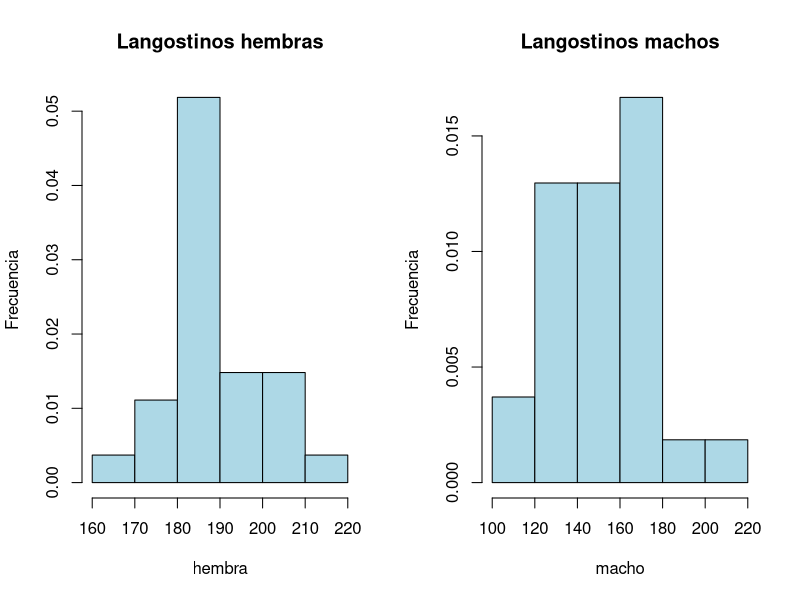

R code for this plot:
## ---- chunk 1
knitr::opts_chunk$set(echo = TRUE)
## ---- chunk 2
hembra<- c(183.2,184.1,183.0,204.3,176.5,179.0,188.3,186.8,202.2,182.5,190.0,178.1 
,193.2,180.4,184.3,189.2,189.1,203.1,166.8,196.3,193.3,187.3,185.8,189.3,195.5 
,202.4,210.8)

macho<- c(140.9,121.7,173.8,154.5,109.2,150.7,203.3,163.0,137.7,173.9,177.4 
,154.8,177.5,153.4,138.7,136.7,165.3,126.7,118.9,140.0,192.7,134.4,175.0 
,169.8,153.9,176.7,150.0)

par(mfrow=c(1,2)) 

hist(hembra,main = "Langostinos hembras", ylab = "Frecuencia",breaks=5, freq=FALSE,col = "lightblue")
hist(macho, main = "Langostinos machos", ylab = "Frecuencia",breaks=5, freq=FALSE,col = "lightblue")
## ---- chunk 3

mediaHembra<-mean(hembra);mediaHembra
desvHembra <-sd(hembra);desvHembra

mediaMacho<-mean(macho);mediaMacho
desvMacho<-sd(macho);desvMacho

